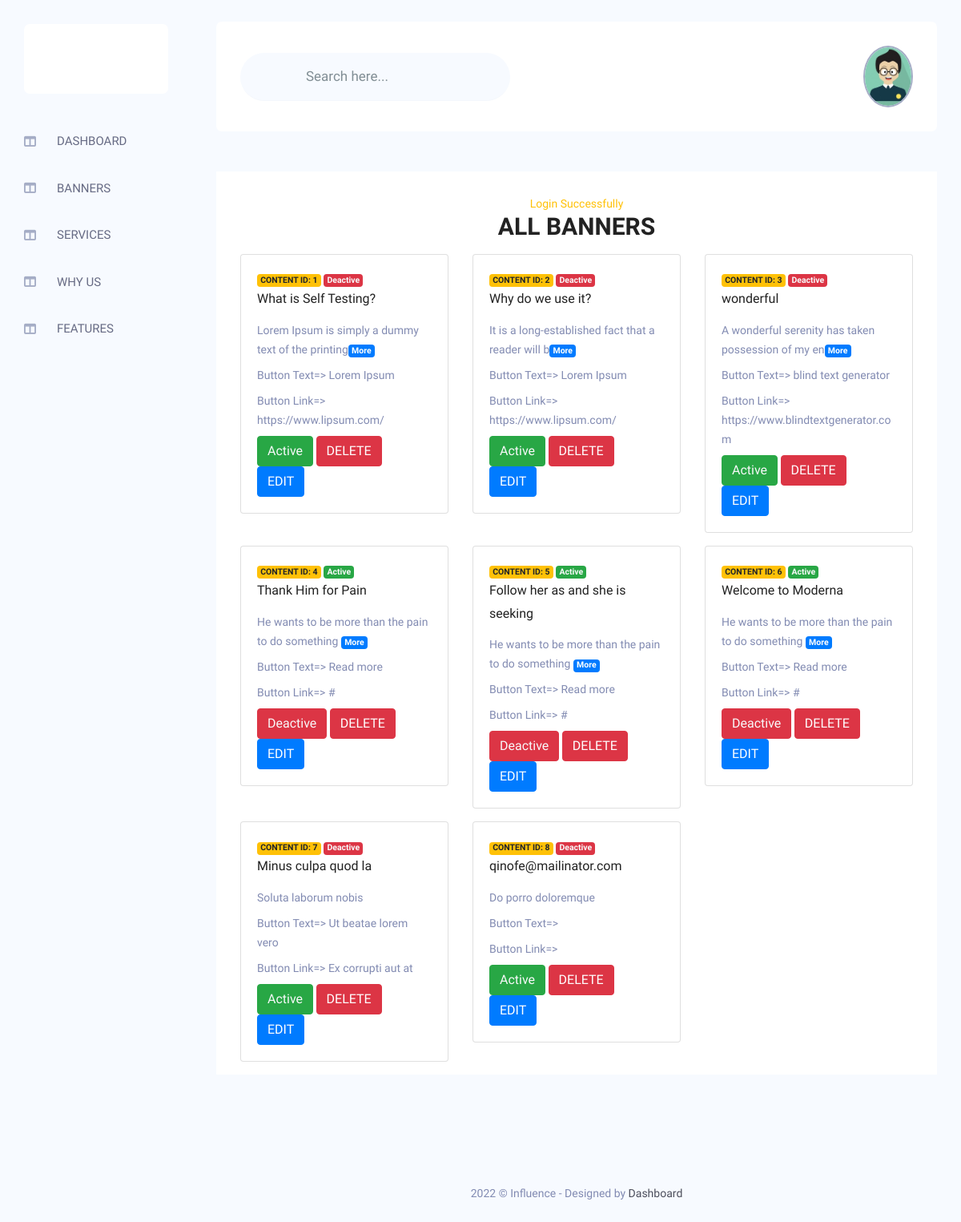
The app's page /dashboard/all_banner.php (signed in) with its own data.
### tables this page shows
CREATE TABLE `users` (
  `id` int(11) NOT NULL,
  `name` varchar(200) NOT NULL,
  `email` varchar(100) NOT NULL,
  `password` varchar(200) NOT NULL,
  `profile_img` varchar(200) NOT NULL,
  `status` tinyint(1) NOT NULL DEFAULT '1'
);

CREATE TABLE `banners` (
  `id` int(11) NOT NULL,
  `title` varchar(255) NOT NULL,
  `details` varchar(2500) NOT NULL,
  `button_text` varchar(255) DEFAULT NULL,
  `button_link` varchar(255) DEFAULT NULL,
  `status` tinyint(2) NOT NULL DEFAULT '0'
);

### dashboard/all_banner.php (the view, shortened to what this page needs)
<?php
include_once './include/header.php';
$_post_select = "SELECT * FROM banners ORDER BY id ASC";
$_query = mysqli_query($_conn, $_post_select);
$_fetch = mysqli_fetch_all($_query, 1);
?>
<div class="main_content_iner ">
    <div class="container-fluid plr_30 body_white_bg pt_30">
        <div class="text-center mb-3">
            <span class="text-warning my-5">
                <?= isset($_SESSION['success']) ? $_SESSION['success'] : '' ?>
            </span>
            <h2>ALL BANNERS</h2>
        </div>
        <div class="row">
            <?php
            foreach ($_fetch as $_key => $_banner) {
            ?>
                <div class="col-sm-4 mb-3">
                    <div class="card">
                        <div class="card-body">
                            <p class="text-uppercase badge badge-warning">content id: <?= ++$_key ?></p>
                            <p class="badge <?= $_banner['status'] == 0 ? 'badge-success' : 'badge-danger' ?> text-light"><?= $_banner['status'] == 0 ? 'Active' : 'Deactive' ?></p>
                            <h5 class="card-title"><?= $_banner['title'] ?></h5>
                            <p class="card-text mb-2">
                                <?php
                                if (strlen($_banner['details']) >= 80) {
                                    echo substr($_banner['details'], 0, 50);
                                    echo '<a class="badge badge-primary btn-sm" href="#" type="button">More</a>';
                                } else {
                                    echo $_banner['details'];
                                }
                                ?>
                            </p>
                            <p class="card-text mb-2">Button Text=> <?= $_banner['button_text'] ?></p>
                            <p class="card-text mb-2">Button Link=> <?= $_banner['button_link'] ?></p>
                            <a href="../controller/update_banner.php?id=<?= $_banner['id'] ?>" class="btn <?= $_banner['status'] == 0 ? 'btn-danger' : 'btn-success' ?> text-light"><?= $_banner['status'] == 0 ? 'Deactive' : 'Active' ?></a>
                            <a href="../controller/delete_banner.php?id=<?= $_banner['id'] ?>" class="btn btn-danger">DELETE</a>
                            <a href="./edit_banner.php?id=<?= $_banner['id'] ?>" class="btn btn-primary">EDIT</a>
                        </div>
                    </div>
                </div>
            <?php
            }
            ?>
        </div>
    </div>
</div>
<?php
include_once './include/footer.php';

### dashboard/include/header.php (shortened to what this page needs)
<?php
include_once '../inc/env.php';
$_user_id = $_SESSION['user_id'];
$_select = "SELECT name, email, profile_img from users WHERE id = '$_user_id'";
$_query = mysqli_query($_conn, $_select);
$_fetch = mysqli_fetch_assoc($_query);
?>
<!DOCTYPE html>
<html lang="zxx">
<head>
    <link rel="stylesheet" href="css/bootstrap.min.css" />
    <link rel="stylesheet" href="css/themify-icons.css" />
    <link rel="stylesheet" href="css/select2.min.css" />
    <link rel="stylesheet" href="css/nice-select.css" />
    <link rel="stylesheet" href="css/gijgo.min.css" />
    <link rel="stylesheet" href="./new_card/new_card.scss" />
    <link rel="stylesheet" href="css/all.min.css" />
    <link rel="stylesheet" href="css/tagsinput.css" />
    <link rel="stylesheet" href="https://cdnjs.cloudflare.com/ajax/libs/font-awesome/6.0.0-beta3/css/all.min.css" />
    <link rel="stylesheet" href="css/summernote-bs4.css" />
    <link rel="stylesheet" href="css/morris.css">
    <link rel="stylesheet" href="css/material-icons.css" />
    <link rel="stylesheet" href="css/metisMenu.css">
    <link rel="stylesheet" href="css/style.css" />
</head>
<body class="crm_body_bg">
    <nav class="sidebar">
        <div class="logo d-flex justify-content-between">
        </div>
        <ul id="sidebar_menu" class="text-uppercase">
            <li class="">
                <a href="#" aria-expanded="true">
                    <i class="fas fa-columns"></i>
                    <span>dashboard</span>
                </a>
            </li>
            <li class=" ">
                <a href="#" aria-expanded="true">
                    <i class="fas fa-columns"></i>
                    <span>Banners</span>
                </a>
            </li>
            <li class=" ">
                <a href="#" aria-expanded="true">
                    <i class="fas fa-columns"></i>
                    <span>Services</span>
                </a>
            </li>
            <li class=" ">
                <a href="#" aria-expanded="true">
                    <i class="fas fa-columns"></i>
                    <span>WHY US</span>
                </a>
            </li>
            <li class=" ">
                <a href="#" aria-expanded="true">
                    <i class="fas fa-columns"></i>
                    <span>Features</span>
                </a>
            </li>
        </ul>
    </nav>
    <section class="main_content dashboard_part">
        <div class="container-fluid no-gutters">
            <div class="row">
                <div class="col-lg-12 p-0">
                    <div class="header_iner d-flex justify-content-between align-items-center">
                        <div class="serach_field-area">
                            <div class="search_inner">
                                <form action="#">
                                    <div class="search_field">
                                        <input type="text" placeholder="Search here...">
                                    </div>
                                    <button type="submit"> <img src="img/icon/icon_search.svg" alt=""> </button>
                                </form>
                            </div>
                        </div>
                        <div class="header_right d-flex justify-content-between align-items-center">
                            <div class="header_notification_warp d-flex align-items-center">
                                <li>
                                </li>
                            </div>
                            <div class="profile_info">
                                <img src="../img/avatar/<?= $_fetch['profile_img'] ?>" alt="#">
                            </div>
                        </div>
                    </div>
                </div>
            </div>
        </div>

### records on screen
users: profile_img (picture)
banners: status "Deactive", title "What is Self Testing?", details "Lorem Ipsum is simply a dummy text of the printing", button_text "Lorem Ipsum", button_link "https://www.lipsum.com/"
banners: status "Deactive", title "Why do we use it?", details "It is a long-established fact that a reader will b", button_text "Lorem Ipsum", button_link "https://www.lipsum.com/"
banners: status "Deactive", title "wonderful", details "A wonderful serenity has taken possession of my en", button_text "blind text generator", button_link "https://www.blindtextgenerator.com"
banners: status "Active", title "Thank Him for Pain", details "He wants to be more than the pain to do something", button_text "Read more", button_link "#"
banners: status "Active", title "Follow her as and she is seeking", details "He wants to be more than the pain to do something", button_text "Read more", button_link "#"
banners: status "Active", title "Welcome to Moderna", details "He wants to be more than the pain to do something", button_text "Read more", button_link "#"
banners: status "Deactive", title "Minus culpa quod la", details "Soluta laborum nobis", button_text "Ut beatae lorem vero", button_link "Ex corrupti aut at"
banners: status "Deactive", title "qinofe@mailinator.com", details "Do porro doloremque"

### other values on screen
$_SESSION['success'] "Login Successfully"
